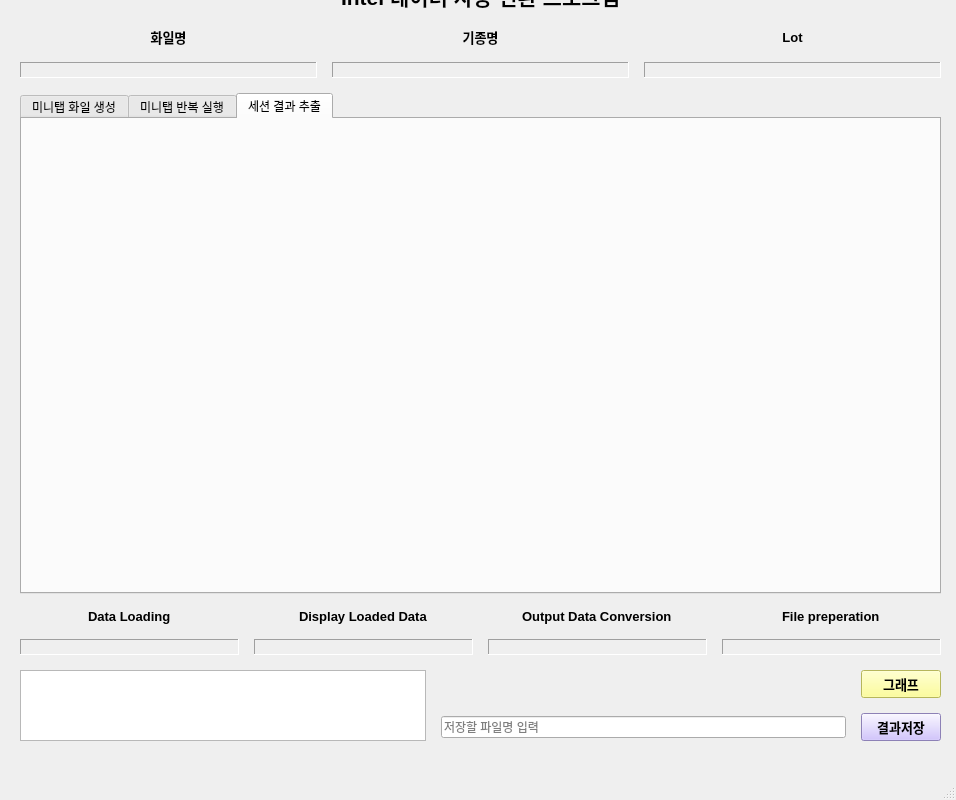
<?xml version="1.0" encoding="UTF-8"?>
<ui version="4.0">
 <class>MainWindow</class>
 <widget class="QMainWindow" name="MainWindow">
  <property name="geometry">
   <rect>
    <x>0</x>
    <y>0</y>
    <width>956</width>
    <height>800</height>
   </rect>
  </property>
  <property name="windowTitle">
   <string>MainWindow</string>
  </property>
  <widget class="QWidget" name="centralwidget">
   <widget class="QWidget" name="gridLayoutWidget">
    <property name="geometry">
     <rect>
      <x>20</x>
      <y>-20</y>
      <width>921</width>
      <height>761</height>
     </rect>
    </property>
    <layout class="QGridLayout" name="gridLayout_3">
     <property name="spacing">
      <number>15</number>
     </property>
     <item row="2" column="0">
      <layout class="QGridLayout" name="gridLayout_4">
       <item row="0" column="3" alignment="Qt::AlignHCenter">
        <widget class="QLabel" name="label_8">
         <property name="font">
          <font>
           <family>Arial</family>
           <pointsize>10</pointsize>
           <weight>75</weight>
           <bold>true</bold>
          </font>
         </property>
         <property name="text">
          <string>File preperation</string>
         </property>
        </widget>
       </item>
       <item row="0" column="2" alignment="Qt::AlignHCenter">
        <widget class="QLabel" name="label_10">
         <property name="font">
          <font>
           <family>Arial</family>
           <pointsize>10</pointsize>
           <weight>75</weight>
           <bold>true</bold>
          </font>
         </property>
         <property name="text">
          <string>Output Data Conversion</string>
         </property>
        </widget>
       </item>
       <item row="0" column="1" alignment="Qt::AlignHCenter">
        <widget class="QLabel" name="label_7">
         <property name="font">
          <font>
           <family>Arial</family>
           <pointsize>10</pointsize>
           <weight>75</weight>
           <bold>true</bold>
          </font>
         </property>
         <property name="text">
          <string>Display Loaded Data</string>
         </property>
        </widget>
       </item>
       <item row="0" column="0" alignment="Qt::AlignHCenter">
        <widget class="QLabel" name="label_9">
         <property name="font">
          <font>
           <family>Arial</family>
           <pointsize>10</pointsize>
           <weight>75</weight>
           <bold>true</bold>
          </font>
         </property>
         <property name="text">
          <string>Data Loading</string>
         </property>
        </widget>
       </item>
       <item row="1" column="3">
        <widget class="QLabel" name="prog_filepre">
         <property name="frameShape">
          <enum>QFrame::Panel</enum>
         </property>
         <property name="frameShadow">
          <enum>QFrame::Sunken</enum>
         </property>
         <property name="text">
          <string/>
         </property>
        </widget>
       </item>
       <item row="1" column="0">
        <widget class="QLabel" name="prog_load">
         <property name="frameShape">
          <enum>QFrame::Panel</enum>
         </property>
         <property name="frameShadow">
          <enum>QFrame::Sunken</enum>
         </property>
         <property name="text">
          <string/>
         </property>
        </widget>
       </item>
       <item row="1" column="2">
        <widget class="QLabel" name="prog_conv">
         <property name="frameShape">
          <enum>QFrame::Panel</enum>
         </property>
         <property name="frameShadow">
          <enum>QFrame::Sunken</enum>
         </property>
         <property name="text">
          <string/>
         </property>
        </widget>
       </item>
       <item row="1" column="1">
        <widget class="QLabel" name="prog_disp">
         <property name="frameShape">
          <enum>QFrame::Panel</enum>
         </property>
         <property name="frameShadow">
          <enum>QFrame::Sunken</enum>
         </property>
         <property name="text">
          <string/>
         </property>
        </widget>
       </item>
      </layout>
     </item>
     <item row="4" column="2">
      <layout class="QHBoxLayout" name="horizontalLayout"/>
     </item>
     <item row="0" column="0">
      <layout class="QVBoxLayout" name="verticalLayout">
       <item>
        <widget class="QLabel" name="label">
         <property name="font">
          <font>
           <family>Arial</family>
           <pointsize>16</pointsize>
           <weight>75</weight>
           <bold>true</bold>
          </font>
         </property>
         <property name="text">
          <string>Intel 데이터 자동 변환 프로그램</string>
         </property>
         <property name="alignment">
          <set>Qt::AlignCenter</set>
         </property>
        </widget>
       </item>
       <item>
        <layout class="QGridLayout" name="gridLayout">
         <item row="1" column="1">
          <widget class="QLabel" name="part_name">
           <property name="frameShape">
            <enum>QFrame::Panel</enum>
           </property>
           <property name="frameShadow">
            <enum>QFrame::Sunken</enum>
           </property>
           <property name="text">
            <string/>
           </property>
          </widget>
         </item>
         <item row="0" column="1">
          <widget class="QLabel" name="label_12">
           <property name="font">
            <font>
             <family>Arial</family>
             <pointsize>10</pointsize>
             <weight>75</weight>
             <bold>true</bold>
            </font>
           </property>
           <property name="text">
            <string>기종명</string>
           </property>
           <property name="alignment">
            <set>Qt::AlignCenter</set>
           </property>
          </widget>
         </item>
         <item row="0" column="2">
          <widget class="QLabel" name="label_13">
           <property name="font">
            <font>
             <family>Arial</family>
             <pointsize>10</pointsize>
             <weight>75</weight>
             <bold>true</bold>
            </font>
           </property>
           <property name="text">
            <string>Lot</string>
           </property>
           <property name="alignment">
            <set>Qt::AlignCenter</set>
           </property>
          </widget>
         </item>
         <item row="1" column="0">
          <widget class="QLabel" name="file_name">
           <property name="frameShape">
            <enum>QFrame::Panel</enum>
           </property>
           <property name="frameShadow">
            <enum>QFrame::Sunken</enum>
           </property>
           <property name="text">
            <string/>
           </property>
          </widget>
         </item>
         <item row="1" column="2">
          <widget class="QLabel" name="lot_no">
           <property name="frameShape">
            <enum>QFrame::Panel</enum>
           </property>
           <property name="frameShadow">
            <enum>QFrame::Sunken</enum>
           </property>
           <property name="text">
            <string/>
           </property>
          </widget>
         </item>
         <item row="0" column="0">
          <widget class="QLabel" name="label_3">
           <property name="font">
            <font>
             <family>Arial</family>
             <pointsize>10</pointsize>
             <weight>75</weight>
             <bold>true</bold>
            </font>
           </property>
           <property name="text">
            <string>화일명</string>
           </property>
           <property name="alignment">
            <set>Qt::AlignCenter</set>
           </property>
          </widget>
         </item>
        </layout>
       </item>
      </layout>
     </item>
     <item row="1" column="0">
      <widget class="QTabWidget" name="tabWidget">
       <property name="currentIndex">
        <number>2</number>
       </property>
       <widget class="QWidget" name="tab">
        <attribute name="title">
         <string>미니탭 화일 생성</string>
        </attribute>
        <layout class="QFormLayout" name="formLayout">
         <item row="0" column="0">
          <widget class="QTableView" name="tableView"/>
         </item>
        </layout>
       </widget>
       <widget class="QWidget" name="tab_2">
        <attribute name="title">
         <string>미니탭 반복 실행</string>
        </attribute>
       </widget>
       <widget class="QWidget" name="tab_3">
        <attribute name="title">
         <string>세션 결과 추출</string>
        </attribute>
       </widget>
      </widget>
     </item>
     <item row="3" column="0">
      <layout class="QGridLayout" name="gridLayout_2">
       <item row="2" column="2">
        <widget class="QPushButton" name="btnExcel">
         <property name="font">
          <font>
           <family>Arial</family>
           <pointsize>10</pointsize>
           <weight>75</weight>
           <bold>true</bold>
          </font>
         </property>
         <property name="styleSheet">
          <string notr="true">
background-color: rgb(198, 180, 255);</string>
         </property>
         <property name="text">
          <string>결과저장</string>
         </property>
        </widget>
       </item>
       <item row="1" column="2">
        <widget class="QPushButton" name="btnGraph">
         <property name="font">
          <font>
           <family>Arial</family>
           <pointsize>10</pointsize>
           <weight>75</weight>
           <bold>true</bold>
          </font>
         </property>
         <property name="styleSheet">
          <string notr="true">background-color: rgb(255, 255, 127);</string>
         </property>
         <property name="text">
          <string>그래프</string>
         </property>
        </widget>
       </item>
       <item row="1" column="0" rowspan="2">
        <widget class="QTableView" name="tableConst"/>
       </item>
       <item row="2" column="1">
        <widget class="QLineEdit" name="fileLineEdit_2">
         <property name="placeholderText">
          <string>저장할 파일명 입력</string>
         </property>
        </widget>
       </item>
      </layout>
     </item>
    </layout>
   </widget>
  </widget>
  <widget class="QMenuBar" name="menubar">
   <property name="geometry">
    <rect>
     <x>0</x>
     <y>0</y>
     <width>956</width>
     <height>21</height>
    </rect>
   </property>
  </widget>
  <widget class="QStatusBar" name="statusbar"/>
 </widget>
 <resources/>
 <connections/>
</ui>
